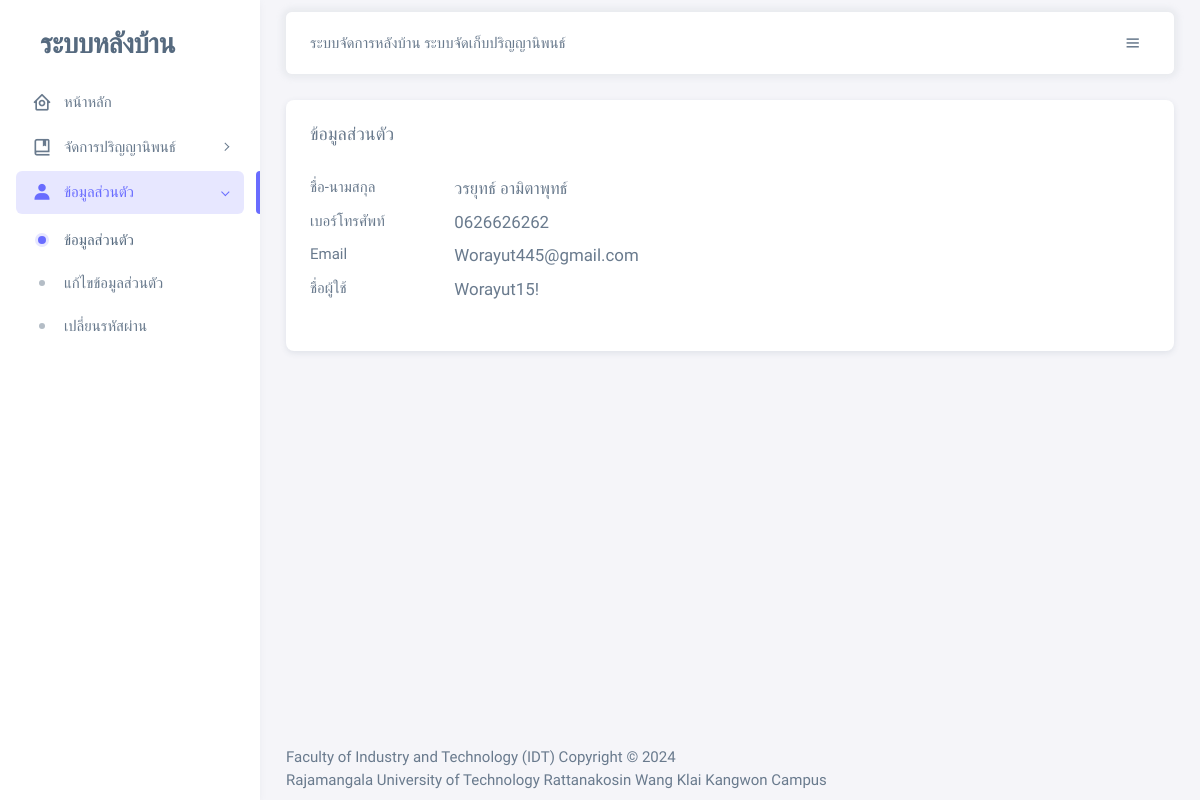
The app's page /user/mgmt_profile.php (signed in) with its own data.
### tables this page shows
CREATE TABLE `members` (
  `m_id` int(11) NOT NULL COMMENT 'ไอดีสมาชิก',
  `m_name1` varchar(50) NOT NULL COMMENT 'ชื่อ สมาชิก',
  `m_name2` varchar(50) NOT NULL COMMENT 'นามสกุล สมาชิก',
  `m_phone` varchar(15) DEFAULT NULL COMMENT 'เบอร์โทร สมาชิก',
  `m_email` varchar(100) DEFAULT NULL COMMENT 'อีเมล สมาชิก',
  `m_username` varchar(50) NOT NULL COMMENT 'ยุสเซอร์เนม สมาชิก',
  `m_password` varchar(255) NOT NULL COMMENT 'พาสเวิร์ด',
  `m_status` enum('0','1') DEFAULT '0' COMMENT 'สถานะ 0สมาชิก  1แอดมิน'
);

### user/profile_host.php (the view)
<div class="card mb-4">
    <h5 class="card-header">ข้อมูลส่วนตัว</h5>
    <div class="card-body">
        <?php
        if (isset($_SESSION['member_id'])) {
            $acc = $_SESSION['member_id'];
            $select_sql = "SELECT * FROM members WHERE m_id = ?";
            $select_stmt = mysqli_prepare($conn, $select_sql);
            if ($select_stmt) {
                mysqli_stmt_bind_param($select_stmt, "i", $acc);
                mysqli_stmt_execute($select_stmt);
                $result = mysqli_stmt_get_result($select_stmt);
                if (mysqli_num_rows($result) > 0) {
                    $row = mysqli_fetch_assoc($result);
        ?>
                    <dl class="row mt-2">
                        <dt class="col-sm-2">ชื่อ-นามสกุล</dt>
                        <dd class="col-sm-10 lead"><?php echo $row['m_name1'] . " " . $row['m_name2'] ?></dd>
                        <dt class="col-sm-2">เบอร์โทรศัพท์</dt>
                        <dd class="col-sm-10 lead"><?php echo $row['m_phone'] ?></dd>
                        <dt class="col-sm-2 text-truncate">Email</dt>
                        <dd class="col-sm-10 lead">
                            <?php echo $row['m_email'] ?>
                        </dd>
                        <dt class="col-sm-2">ชื่อผู้ใช้</dt>
                        <dd class="col-sm-10 lead"><?php echo $row['m_username'] ?></dd>
                    </dl>
            <?php
                }
            }
        }
            ?>
    </div>
</div>

### records on screen
members: m_name1 "วรยุทธ์", m_name2 "อามิตาพุทธ์", m_phone "0626626262", m_email "Worayut445@gmail.com", m_username "Worayut15!"
